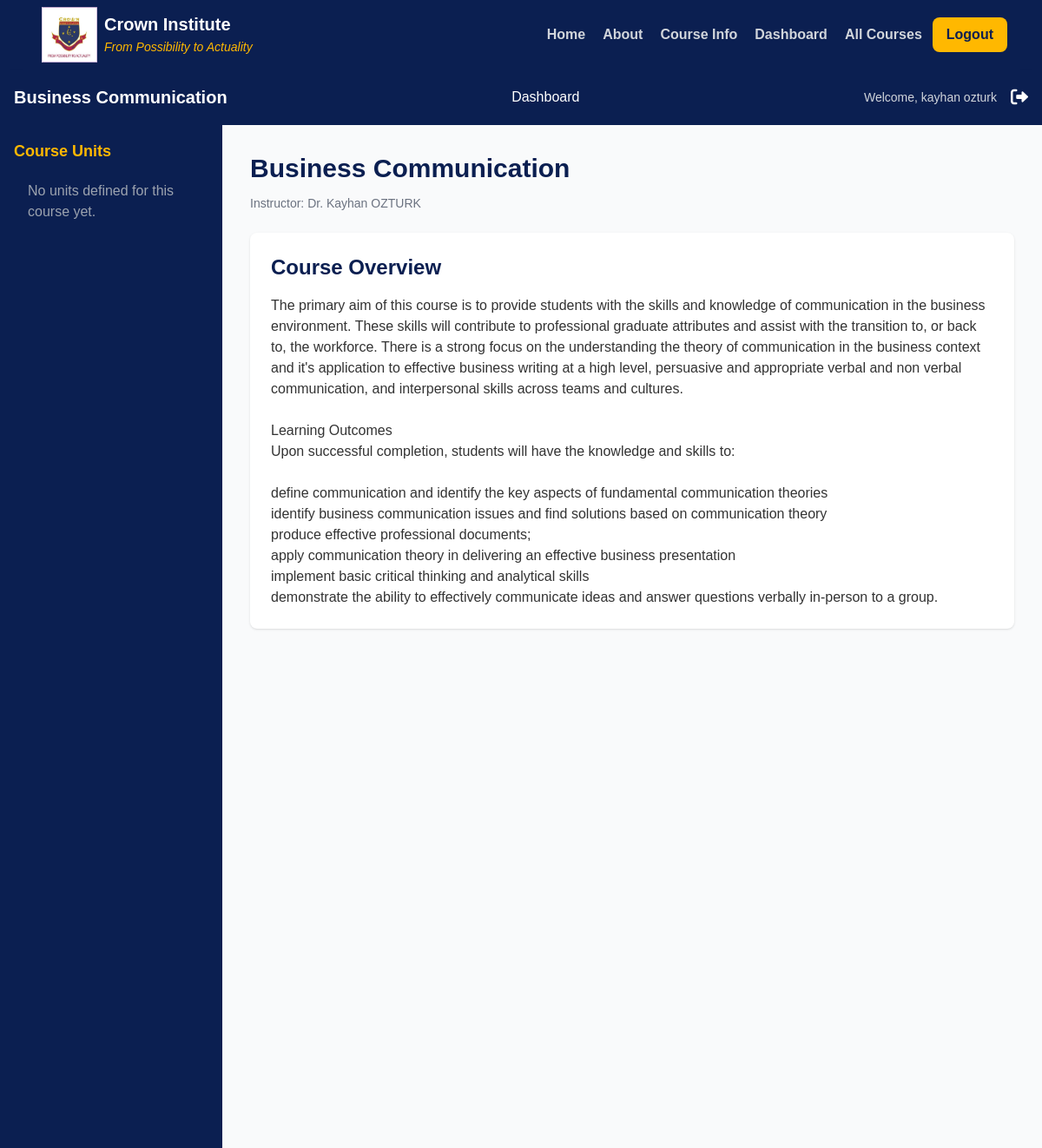
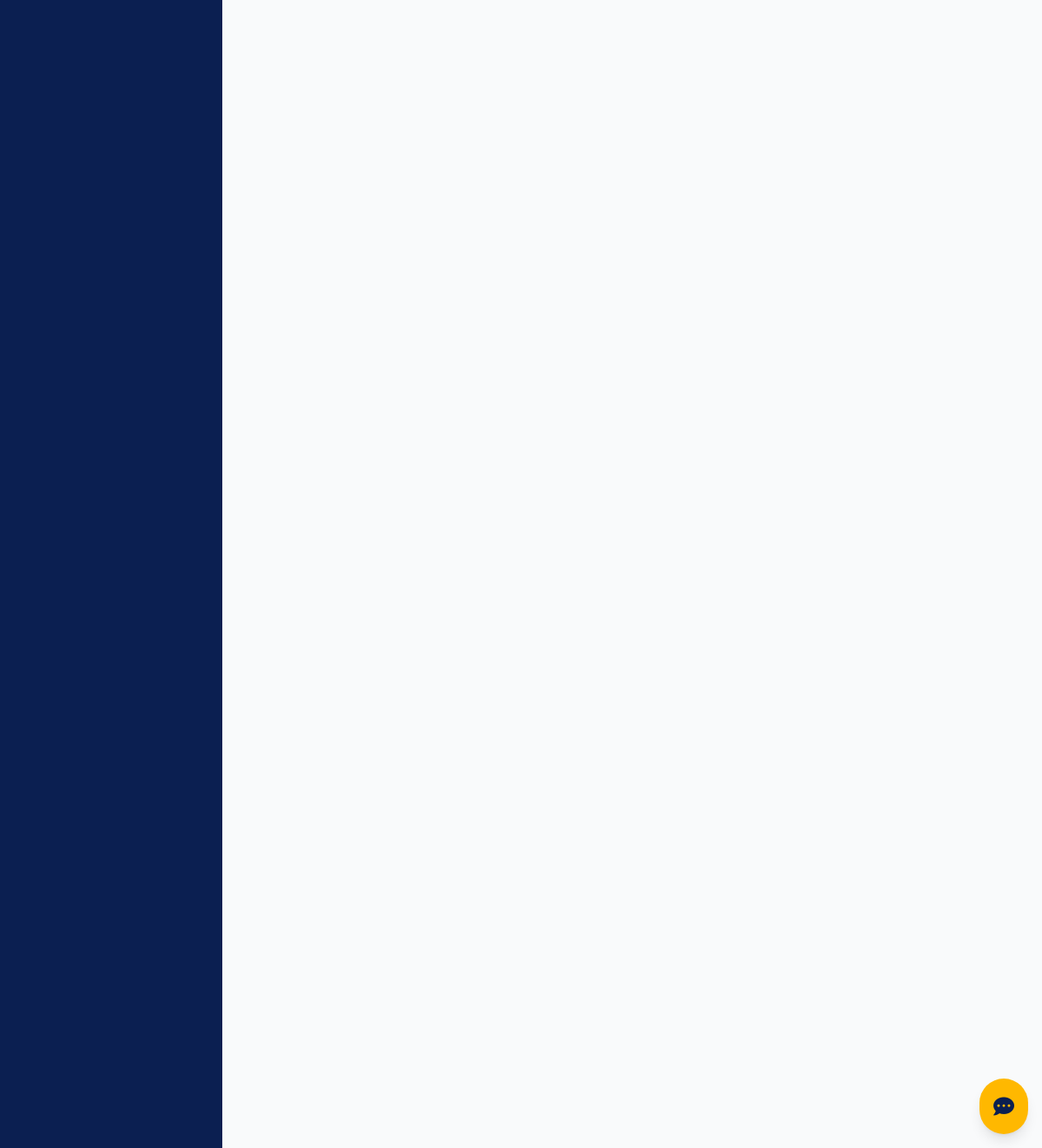
The page /unit-page.php?course_id=8 (signed in) on the database its author committed (2 pictures, top to bottom).
### tables this page shows
CREATE TABLE `Courses` (
  `course_id` int(11) NOT NULL,
  `title` varchar(255) NOT NULL,
  `description` text DEFAULT NULL,
  `category` varchar(100) DEFAULT NULL,
  `image_url` varchar(255) DEFAULT NULL,
  `instructor_id` int(11) DEFAULT NULL,
  `units_titles_json` text DEFAULT NULL,
  `created_at` timestamp NOT NULL DEFAULT current_timestamp()
);

CREATE TABLE `Users` (
  `user_id` int(11) NOT NULL,
  `name` varchar(255) NOT NULL,
  `email` varchar(255) NOT NULL,
  `password` varchar(255) NOT NULL,
  `role` enum('student','teacher') NOT NULL,
  `school_id` varchar(100) DEFAULT NULL,
  `created_at` timestamp NOT NULL DEFAULT current_timestamp()
);

### unit-page.php (the view, shortened to what this page needs)
<?php
include 'includes/header.php';
require_once __DIR__ . '/config/db_connect.php';
$course_id = $_GET['course_id'];
$course = null;
try {
    $stmt = $pdo->prepare("SELECT c.*, u.name as instructor_name
                           FROM Courses c
                           JOIN Users u ON c.instructor_id = u.user_id
                           WHERE c.course_id = ?");
    $stmt->execute([$course_id]);
    $course = $stmt->fetch();
} catch (PDOException $e) {
    $page_error = "Error fetching course details: " . $e->getMessage();
}
$unit_titles = [];
if ($course && isset($course['units_titles_json'])) {
    $unit_titles = json_decode($course['units_titles_json'], true);
}
?>
<nav class="bg-[#0B1F51] text-white shadow-lg">
    <div class="max-w-full px-4 mx-auto">
        <div class="flex flex-col sm:flex-row justify-between items-center h-auto sm:h-16 py-2 sm:py-0">
            <div class="flex items-center space-x-8 mb-2 sm:mb-0">
                <a href="#"
                    class="text-xl font-semibold"><?php echo htmlspecialchars($course['title'] ?? 'Course'); ?></a>
            </div>
            <div class="flex flex-wrap justify-center sm:justify-start space-x-2 sm:space-x-4">
                <a href="<?php echo $base_url . ($_SESSION['user_role'] === 'student' ? 'student-dashboard.php' : 'teacher-dashboard.php'); ?>"
                    class="px-3 py-2 text-white hover:text-[#FFB800]">Dashboard</a>
            </div>
            <div class="hidden sm:flex items-center space-x-4 mt-2 sm:mt-0">
                <span class="text-sm text-gray-300">Welcome,
                    <?php echo htmlspecialchars($_SESSION['user_name']); ?></span>
                <a href="<?php echo $base_url; ?>actions/logout_action.php" class="text-white hover:text-[#FFB800]">
                    <i class="fas fa-sign-out-alt text-xl"></i>
                </a>
            </div>
        </div>
    </div>
</nav>
<div class="flex min-h-[calc(100vh-4rem)]">
    <div class="w-full sm:w-64 bg-[#0B1F51] text-white flex-shrink-0">
        <div class="p-4 sticky top-16">
            <h3 class="text-lg font-semibold mb-3 text-[#FFB800]">Course Units</h3>
            <div id="sidebar" class="space-y-1">
                <?php if (empty($unit_titles)): ?>
                <p class="px-4 py-2 text-gray-400">No units defined for this course yet.</p>
                <?php endif; ?>
            </div>
        </div>
    </div>
    <div class="flex-1 p-6 sm:p-8 bg-gray-50">
        <?php if (isset($page_error)): ?>
        <div class="bg-red-100 border border-red-400 text-red-700 px-4 py-3 rounded relative mb-4" role="alert">
            <?php echo htmlspecialchars($page_error); ?>
        </div>
        <?php elseif ($course): ?>
        <div class="max-w-4xl mx-auto">
            <h1 id="mainContentTitle" class="text-3xl font-bold text-[#0B1F51] mb-3">
                <?php echo htmlspecialchars($course['title']); ?></h1>
            <p class="text-sm text-gray-500 mb-6">Instructor:
                <?php echo htmlspecialchars($course['instructor_name']); ?></p>
            <div id="mainCourseContent" class="prose max-w-none bg-white p-6 rounded-lg shadow min-h-[300px]">
                <h2 class="text-2xl font-semibold text-[#0B1F51] mb-4">Course Overview</h2>
                <?php echo nl2br(htmlspecialchars($course['description'] ?? 'No detailed description provided.')); ?>
            </div>
        </div>
        <?php else: ?>
        <p class="text-gray-600">Course details could not be loaded.</p>
        <?php endif; ?>
    </div>
</div>
<div class="fixed bottom-4 right-4 z-50">
    <button onclick="toggleChatbot()"
        class="bg-[#FFB800] text-[#0B1F51] p-3 sm:p-4 rounded-full shadow-lg hover:bg-[#e5a600] float-right focus:outline-none focus:ring-2 focus:ring-offset-2 focus:ring-[#0B1F51]"
        id="chatbotToggle">
        <i class="fas fa-comment-dots text-xl sm:text-2xl"></i>
    </button>
</div>
<?php include 'includes/footer.php'; ?>

### css/style.css (style rules this page uses)
:root { --primary-color: #0B1F51; --secondary-color: #FFB800; --text-color: #333; --light-bg: #f5f5f5; --white: #ffffff; --success: #28a745; --warning: #ffc107; --danger: #dc3545; --gray: #6c757d; }
* { margin: 0; padding: 0; box-sizing: border-box; font-family: 'Arial', sans-serif; }
body { background-color: var(--light-bg); color: var(--text-color); }

### rows shown on the page
courses: title "Business Communication", instructor.name "Dr. Kayhan OZTURK", description "The primary aim of this course is to provide students with the skills and knowledge of communication in the business environment. These skills will contribute to professional graduate attributes and assist with the transition to, or back to, the workforce. There is a strong focus on the understanding the theory of communication in the business context and it's application to effective business writing at a high level, persuasive and appropriate verbal and non verbal communication, and interpersonal skills across teams and cultures. Learning Outcomes Upon successful completion, students will have the knowledge and skills to: define communication and identify the key aspects of fundamental…"

### other values the page prints
$_SESSION['user_name'] "kayhan ozturk"
